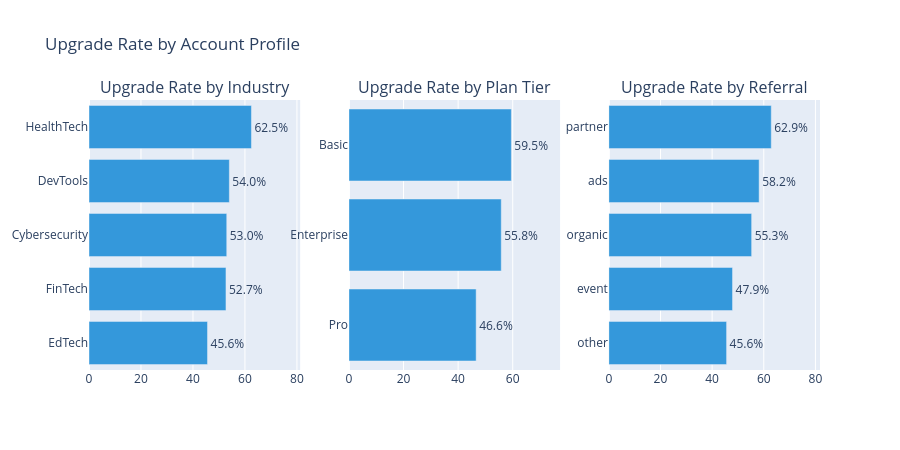

Here is the notebook cell this chart was saved with:
### Markdown cell above
## 4. Account Profile vs Upgrade
Do certain industries, plans or referral sources upgrade more?

### Code cell
fig = make_subplots(
    rows=1, cols=3,
    subplot_titles=[
        'Upgrade Rate by Industry',
        'Upgrade Rate by Plan Tier',
        'Upgrade Rate by Referral'
    ]
)

for col, c in [
    ('industry', 1),
    ('plan_tier', 2),
    ('referral_source', 3)
]:
    rates = (df.groupby(col)['has_upgraded']
             .mean()
             .mul(100)
             .round(1)
             .sort_values()
             .reset_index())
    rates.columns = [col, 'upgrade_rate']

    max_val = rates['upgrade_rate'].max()

    fig.add_trace(go.Bar(
        x=rates['upgrade_rate'],
        y=rates[col],
        orientation='h',
        text=[f"{x:.1f}%" for x in rates['upgrade_rate']],
        textposition='outside',
        marker_color='#3498db',
        showlegend=False
    ), row=1, col=c)

    fig.update_xaxes(
        range=[0, max_val * 1.3],
        row=1, col=c
    )

fig.update_layout(
    height=450,
    font=dict(size=12),
    title='Upgrade Rate by Account Profile'
)
fig.show()

### Figure 1 — Plotly figure (JSON) as saved in the notebook; plotly's stock layout.template omitted (floating-point values rounded to 4 significant figures)
{"data": [{"marker": {"color": "#3498db"}, "orientation": "h", "showlegend": false, "text": ["45.6%", "52.7%", "53.0%", "54.0%", "62.5%"], "textposition": "outside", "type": "bar", "x": [45.6, 52.7, 53.0, 54.0, 62.5], "xaxis": "x", "y": ["EdTech", "FinTech", "Cybersecurity", "DevTools", "HealthTech"], "yaxis": "y"}, {"marker": {"color": "#3498db"}, "orientation": "h", "showlegend": false, "text": ["46.6%", "55.8%", "59.5%"], "textposition": "outside", "type": "bar", "x": [46.6, 55.8, 59.5], "xaxis": "x2", "y": ["Pro", "Enterprise", "Basic"], "yaxis": "y2"}, {"marker": {"color": "#3498db"}, "orientation": "h", "showlegend": false, "text": ["45.6%", "47.9%", "55.3%", "58.2%", "62.9%"], "textposition": "outside", "type": "bar", "x": [45.6, 47.9, 55.3, 58.2, 62.9], "xaxis": "x3", "y": ["other", "event", "organic", "ads", "partner"], "yaxis": "y3"}], "layout": {"annotations": [{"font": {"size": 16}, "showarrow": false, "text": "Upgrade Rate by Industry", "x": 0.1444, "xanchor": "center", "xref": "paper", "y": 1, "yanchor": "bottom", "yref": "paper"}, {"font": {"size": 16}, "showarrow": false, "text": "Upgrade Rate by Plan Tier", "x": 0.5, "xanchor": "center", "xref": "paper", "y": 1, "yanchor": "bottom", "yref": "paper"}, {"font": {"size": 16}, "showarrow": false, "text": "Upgrade Rate by Referral", "x": 0.8556, "xanchor": "center", "xref": "paper", "y": 1, "yanchor": "bottom", "yref": "paper"}], "font": {"size": 12}, "height": 450, "title": {"text": "Upgrade Rate by Account Profile"}, "xaxis": {"anchor": "y", "domain": [0, 0.2889], "range": [0, 81.25]}, "xaxis2": {"anchor": "y2", "domain": [0.3556, 0.6444], "range": [0, 77.35]}, "xaxis3": {"anchor": "y3", "domain": [0.7111, 1], "range": [0, 81.77]}, "yaxis": {"anchor": "x", "domain": [0, 1]}, "yaxis2": {"anchor": "x2", "domain": [0, 1]}, "yaxis3": {"anchor": "x3", "domain": [0, 1]}}}
